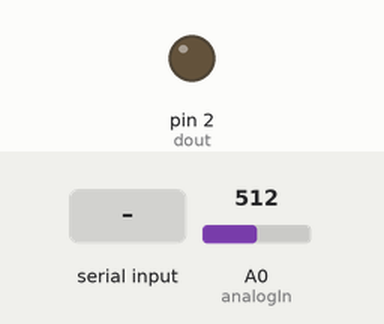
Recording of a sketch running on a simulated Arduino Uno, built with avr-gcc and run on an emulated ATmega328P. Shown: output pins drawn as LEDs (lit = HIGH). The inputs (shaded band) are chosen by the test bench; at power-on: A0 (analogIn) = 512. What the sketch prints to the serial monitor is not drawn.

Above: at 1.2 s.
1.3 s: byte 176 (0xb0) received over Serial
At 2.1 s:
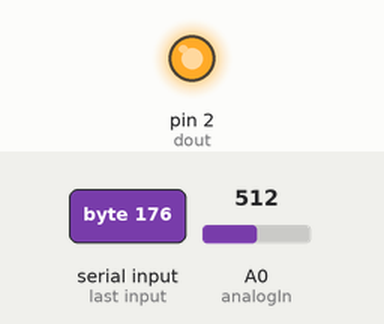
Timing chart, 0 to 4.3 s (numbered marks = the images above; inputs shaded):
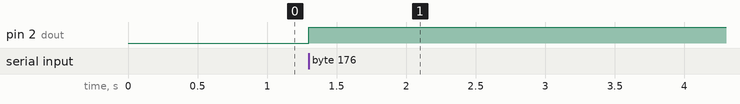

Measured:
- after the input at 1.3 s, pin 2 (dout): LOW → HIGH at once

The sketch:

water-sketch.ino
```cpp
char dataString[50] = {0};
int val = 0;
int analogIn = 0;
int dout = 2;
int in_byte = 0;
int i;


void setup() {
  // put your setup code here, to run once:
  Serial.begin(9600);
  pinMode(dout, OUTPUT);
  digitalWrite(dout, LOW);

}

void loop() {
  // put your main code here, to run repeatedly:
  val = analogRead(analogIn);

  sprintf(dataString,"%d",val);
  Serial.println(dataString);   // send the data
  // psuedo delay
  for (i = 0; i < 10000; i++) {
    if (Serial.available() > 0) {
      in_byte = Serial.read();
      if (in_byte == 0xb0) {
        digitalWrite(dout, HIGH);
      } else if (in_byte == 0xb1) {
        digitalWrite(dout, LOW);
      }
    }
  }

}
```
